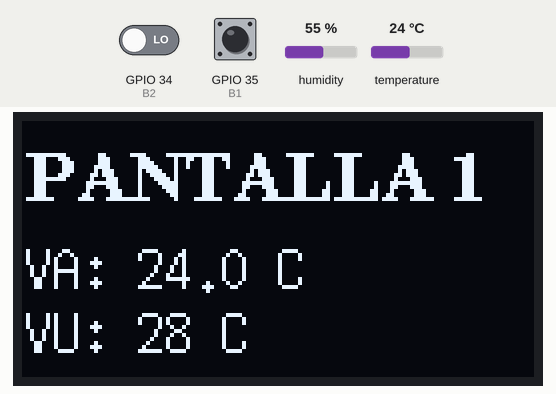
This sketch was run on a simulated ESP32. Parts: 128×64 one-colour display. The inputs (shaded band) are chosen by the test bench; at power-on: temperature 24 °C, GPIO 34 (B2) LOW, GPIO 35 (B1) HIGH, humidity 55 %. WiFi joins after 1.5 s; servers stay silent unless stated; uploads are accepted with an empty reply; the local clock reads 2024-03-15 10:24:30 at power-on unless the sketch sets it; what the sketch prints to the serial monitor is not drawn.

Above: at 2.9 s.
3.0 s: temperature set to 12 °C
At 4.8 s:
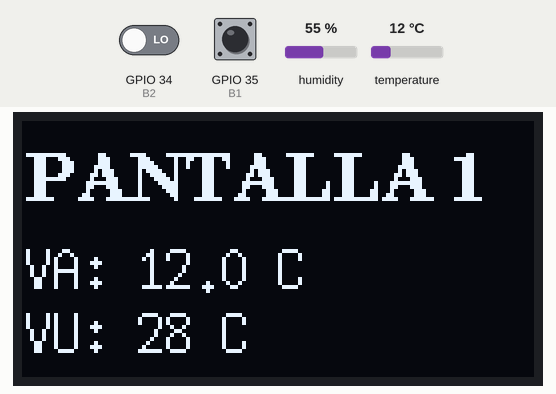
5.1 s: temperature set to 19 °C
At 6.4 s:
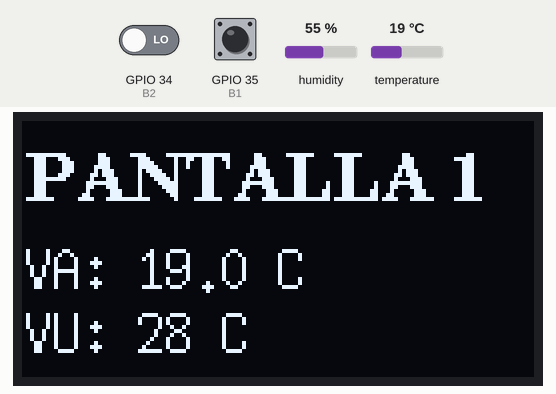
7.1 s: temperature set to 28 °C
At 9.1 s:
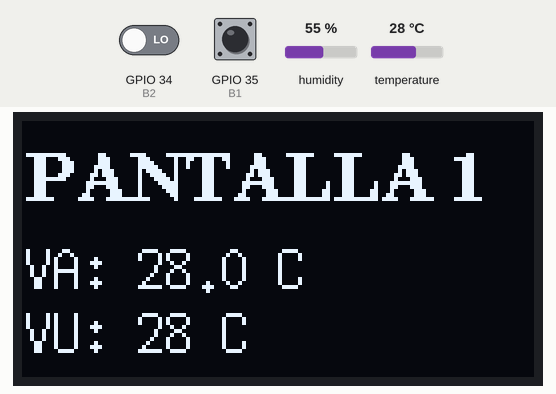
Timing chart, 0 to 10.6 s (numbered marks = the images above; inputs shaded):
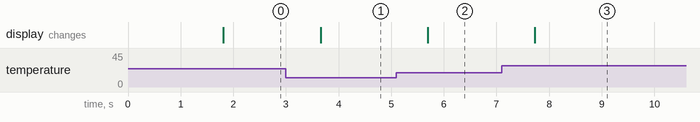

Measured:
- after the input at 3.0 s, the display: changes after 0.66 s (image 1)
- after the input at 5.1 s, the display: changes after 0.59 s (image 2)
- after the input at 7.1 s, the display: changes after 0.62 s (image 3)

The sketch:

sketch_nov27a.ino
```cpp
// G4 - NAIARA D. - SOL F. - IVAN M. -


#include <WiFi.h>
#include <WiFiClientSecure.h>
#include <HTTPClient.h>
#include <DHT.h>
#include <U8g2lib.h>
#include <time.h>


#define DHTPIN  23
#define TYPE    DHT11
#define B1      35   // SW1: sube ciclo / cambia pantalla
#define B2      34   // SW2: baja ciclo / cambia pantalla


#define WIFI_SSID  "MECA-IoT-V2"
#define WIFI_PASS  "IoT$2026"
#define DB_URL     "https://tp-firebase-7d74f-default-rtdb.firebaseio.com/"


DHT dht(DHTPIN, TYPE);
U8G2_SH1106_128X64_NONAME_F_HW_I2C u8g2(U8G2_R0, U8X8_PIN_NONE);


void Pant1(float temp, int umb);
void Pant2(int ciclo);
void guardarFirebase();
String getFechaHora();


float temp  = 0;
int   umb   = 28;   // VU: valor umbral (referencia)
int   ciclo = 30;   // ciclo de guardado en Firebase (minimo 30 seg)


const int P1   = 1;
const int P2   = 2;
const int E1   = 3;   // espera soltar ambos (P1 → P2)
const int E2   = 4;   // espera soltar ambos (P2 → P1)
const int SUM  = 5;   // espera soltar SW1 para sumar
const int REST = 6;   // espera soltar SW2 para restar
const int EMA  = 7;   // ejecuta suma
const int EME  = 8;   // ejecuta resta


int P = P1;
unsigned long T_FIREBASE = 0;


void setup() {
  Serial.begin(9600);

  pinMode(B1, INPUT);
  pinMode(B2, INPUT);
  dht.begin();
  u8g2.begin();

  // CONECTAR WIFI
  u8g2.clearBuffer();
  u8g2.setFont(u8g2_font_7x14_tr);
  u8g2.drawStr(1, 20, "Conectando WiFi");
  u8g2.sendBuffer();

  WiFi.mode(WIFI_STA);                 // modo cliente
  WiFi.begin(WIFI_SSID, WIFI_PASS);
  while (WiFi.status() != WL_CONNECTED) {
    delay(500);
    Serial.println(WiFi.status());     // 1 = no encuentra la red, 4/6 = no lo deja entrar
  }
  Serial.println("WiFi conectado");

  // SINCRONIZAR HORA (GMT-3 Argentina)
  configTime(-3 * 3600, 0, "pool.ntp.org");
  struct tm t;
  while (!getLocalTime(&t)) {          // espera hasta tener la hora
    Serial.println("Esperando hora...");
    delay(500);
  }
  Serial.println("Hora OK: " + getFechaHora());

  // PRIMER GUARDADO
  float lectura = dht.readTemperature();
  if (!isnan(lectura)) temp = lectura;
  guardarFirebase();
  T_FIREBASE = millis();
}


void loop() {

  int BOT1 = digitalRead(B1);
  int BOT2 = digitalRead(B2);

  float lectura = dht.readTemperature();
  if (!isnan(lectura)) temp = lectura;   // solo actualiza si la lectura es valida

  // GUARDADO PERIODICO EN FIREBASE
  if (millis() - T_FIREBASE >= (unsigned long)ciclo * 1000UL) { // si ya paso el tiempo del ciclo
    guardarFirebase();
    T_FIREBASE = millis();
  }

  switch (P) {

    case P1: {
      Pant1(temp, umb);
      if (BOT1 == LOW && BOT2 == LOW) { // AMBOS → CAMBIAR PANTALLA
        P = E1;
      }
    }
    break;

    case E1: { // ESPERA QUE SUELTEN AMBOS
      if (BOT1 == HIGH && BOT2 == HIGH) {
        u8g2.clearBuffer();
        P = P2;
      }
    }
    break;

    case P2: {
      Pant2(ciclo);
      if (BOT1 == LOW && BOT2 == LOW) {  // AMBOS → CAMBIAR PANTALLA
        P = E2;
      } else if (BOT1 == LOW && BOT2 == HIGH) { // SW1 → SUBE CICLO
        P = SUM;
      } else if (BOT1 == HIGH && BOT2 == LOW) { // SW2 → BAJA CICLO
        P = REST;
      }
    }
    break;

    case E2: { // ESPERA QUE SUELTEN AMBOS
      if (BOT1 == HIGH && BOT2 == HIGH) {
        u8g2.clearBuffer();
        P = P1;
      }
    }
    break;

    case SUM: {
      if (BOT1 == HIGH) { // SI SUELTO PASA A EMA
        P = EMA;
      }
    }
    break;

    case REST: {
      if (BOT2 == HIGH) { // SI SUELTO PASA A EME
        P = EME;
      }
    }
    break;

    case EMA: {
      ciclo = ciclo + 30; // SUMA 30 SEG AL CICLO
      P = P2;             // VUELVE A P2
    }
    break;

    case EME: {
      if (ciclo > 30) ciclo = ciclo - 30; // RESTA 30 SEG (MINIMO 30)
      P = P2;                             // VUELVE A P2
    }
    break;
  }

  delay(20);
}


// === FUNCIONES ===

void guardarFirebase() {
  WiFiClientSecure cliente;              // conexion segura (https)
  cliente.setInsecure();                 // no revisa el certificado del servidor
  HTTPClient http;

  String url = String(DB_URL) + "registros.json";   // carpeta donde se guarda
  http.begin(cliente, url);
  http.addHeader("Content-Type", "application/json");

  // arma el paquete: {"temperatura":24.0,"fecha_hora":"27/11/2026 08:35:00"}
  String json = "{\"temperatura\":" + String(temp, 1) +
                ",\"fecha_hora\":\"" + getFechaHora() + "\"}";

  int codigo = http.POST(json);          // manda el paquete a Firebase

  if (codigo == 200) {
    Serial.println("Guardado OK: " + getFechaHora());
  } else {
    Serial.println("Error: " + String(codigo) + " " + http.errorToString(codigo));
  }
  http.end();
}

String getFechaHora() {
  struct tm t; // guarda todas las variables de la hora juntas
  if (!getLocalTime(&t)) return "sin hora";
  char buf[25];
  strftime(buf, sizeof(buf), "%d/%m/%Y %H:%M:%S", &t);
  return String(buf);
}

void Pant1(float temp, int umb) {
  u8g2.clearBuffer();
  u8g2.setFont(u8g2_font_ncenB12_tr);
  u8g2.drawStr(1, 20, "PANTALLA 1");
  u8g2.setFont(u8g2_font_7x14_tr);

  u8g2.setCursor(1, 42);
  u8g2.print("VA: ");
  u8g2.print(temp, 1);
  u8g2.print(" C");

  u8g2.setCursor(1, 58);
  u8g2.print("VU: ");
  u8g2.print(umb);
  u8g2.print(" C");
  u8g2.sendBuffer();
}

void Pant2(int ciclo) {
  u8g2.clearBuffer();
  u8g2.setFont(u8g2_font_ncenB12_tr);
  u8g2.drawStr(1, 20, "PANTALLA 2");
  u8g2.setFont(u8g2_font_7x14_tr);

  u8g2.setCursor(1, 42);
  u8g2.print("Ciclo:");
  u8g2.setCursor(1, 58);
  u8g2.print(ciclo);
  u8g2.print(" seg");
  u8g2.sendBuffer();
}
```
